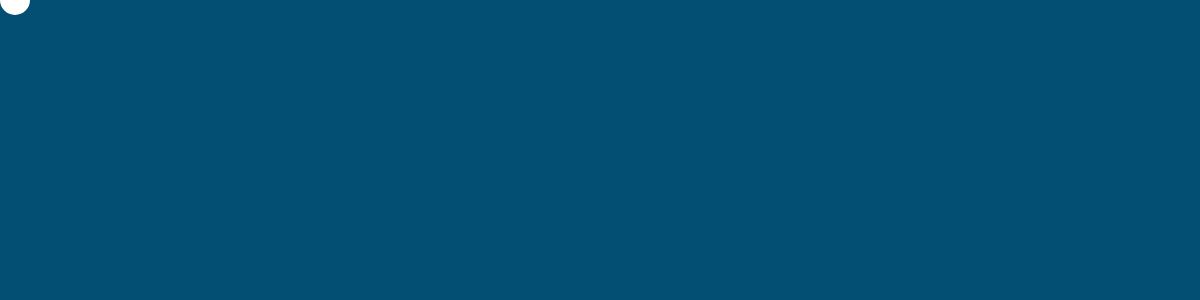
Frame 1 (no input)
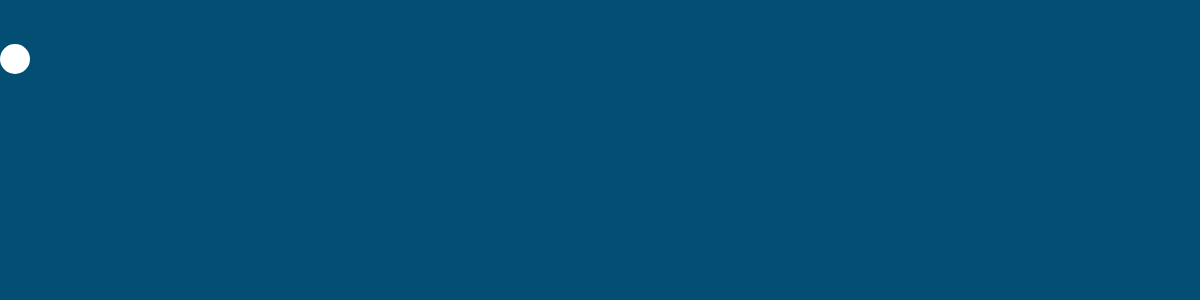
Frame 60 (no input)
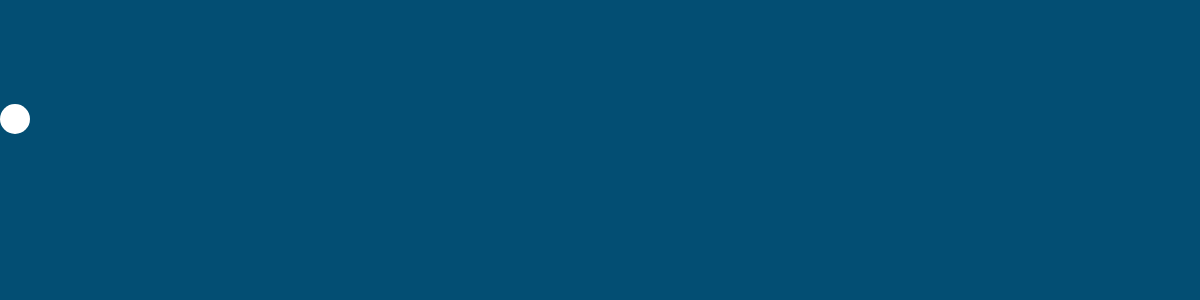
Frame 120 (the mouse pressed at the canvas centre since frame 60)

The p5.js sketch that drew these frames (run headless with seeded random() and noise() and a simulated clock; from frame 60 on, the mouse is pressed at the canvas centre):

// p5.js sketch
// ── sketch.js

// The original author: Michael Musick <michaelmusick>
// I have modified this code from its original
// I will try to explain the syntax of the code and
// what is happening.


// set up the canvas area to the width of the window
// height of 300

function setup() {
    createCanvas(windowWidth, 300);
}


// using 'let' instead of 'var'
// using let allows variable to be "locked"
let pos_x = 0;
// popsition of X starts where x=0
let pos_y = 0;
// position of Y starts where y=0
let d = 30;
// diameter is = to 30 pixels
let r = d / 2;
// radius is = to diameter / 2


function draw() {
    background('rgb(3, 78, 115)');

    // define drawing parameters
    fill(255);
    noStroke();

    // circle 0
    pos_x = width * 0 / 10 + r;
    ellipse(pos_x, pos_y, d);

    pos_y++;
    if (pos_y > height) {
        pos_y = 0;
    }
}
